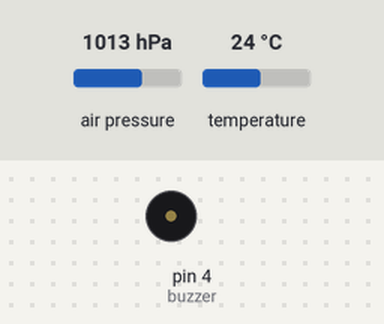
A sketch run on a simulated Arduino Uno, built with avr-gcc and run on an emulated ATmega328P. Shown: buzzer (waves = sounding). The inputs (shaded band) are chosen by the test bench; at power-on: air pressure 1013 hPa, temperature 24 °C.

Above: at 1.2 s.
1.3 s: air pressure set to 952 hPa
At 1.31 s:
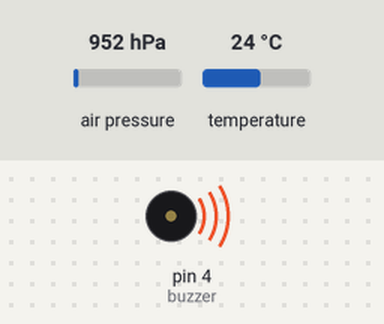
Timing chart, 0 to 4.3 s (numbered marks = the images above; inputs shaded):
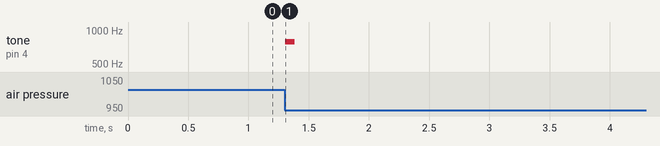

Measured:
- after the input at 1.3 s, tone on pin 4 (buzzer): silent → 790 Hz at once, → silent 0.08 s later

The sketch:

MS5611.ino
```cpp
#include <MS5611.h>
MS5611 barometer;
int buzzer = 4;

void setup() {
  pinMode(buzzer,OUTPUT);
  Serial.begin(9600);
  barometer.begin();
}

void buzzer_play(int freq,int duraction){
  noTone(buzzer);
  if (freq==0 && duraction==0){
    noTone(buzzer);
    delay(200);
    }
  else if (duraction==0 && freq != 0){
    tone(buzzer,freq);
    delay(duraction);
    }
  else {
    tone(buzzer,freq);
    delay(duraction);
    noTone(buzzer);
    }
}

void loop() {
  float vario;
  float pressure_before = barometer.readPressure();
  float alti_before = barometer.getAltitude(pressure_before);
  float temp = barometer.readTemperature();
  delay(300);
  float pressure_after = barometer.readPressure();
  float alti_after = barometer.getAltitude(pressure_after);
  vario = alti_after - alti_before;

  if (vario>=-0.3 && vario<0.3){
    buzzer_play(0,0);
  }
  else if (vario<-2) {
    buzzer_play(30,0);
  }
  else if (vario<-0.8 && vario >=-2) {
    buzzer_play(50,0);
  }
  else if (vario<-0.3 && vario >=-0.8) {
    buzzer_play(100,0);
  }
  else if (vario >= 0.3 && vario<0.6) {
    buzzer_play(440,250);
  }
  else if (vario >= 0.6 && vario<0.9) {
    buzzer_play(470,200);
  }
  else if (vario >= 0.9 && vario<1.5) {
    buzzer_play(500,170);
  }
  else if (vario >= 1.5 && vario<2.5) {
    buzzer_play(650,130);
  }
  else if (vario >= 2.5 && vario<3.5) {
    buzzer_play(730,100);
  }
  else if (vario >= 3.5) {
    buzzer_play(790,80);
  }
}
```
